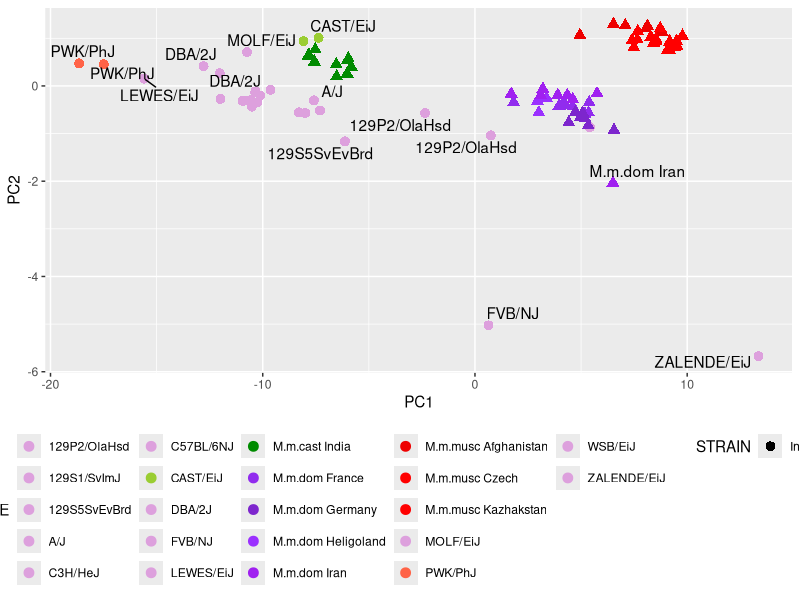
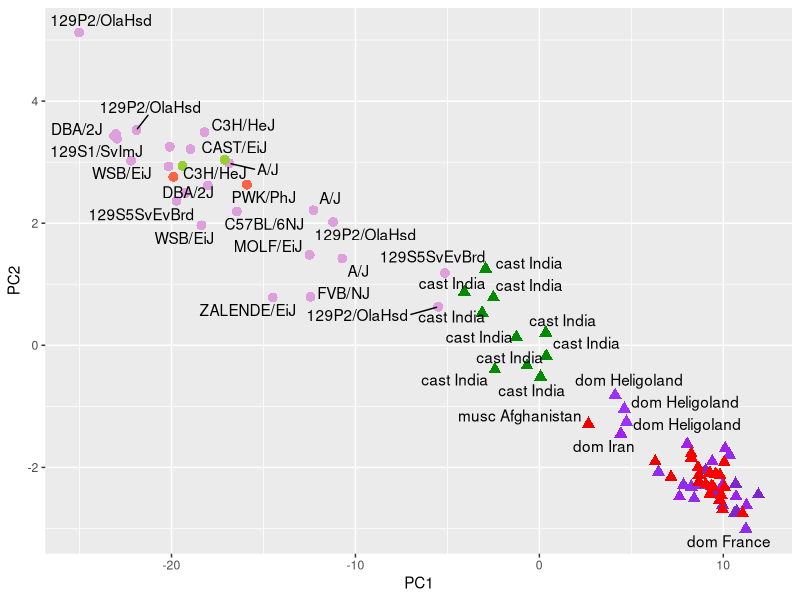

These figures' R source, in order:
## ---- chunk 1
library(ggplot2)
library(ggrepel)
#setwd('/Downloads/Figures/Figure4')
## ---- chunk 2
setwd("~/Desktop/Dumont_Lab/k-merDigging/manuscript/Supplementary/SupFigure5")
pcadf <- read.table(file = 'PCAdf.GCcorr.minor.k31.txt')

svg(filename = 'GCcorr_k31_minor__NAas0_PCA.svg', 
    width = 9, 
    height = 9)

ggplot(pcadf) +
  geom_point(aes(PC1,PC2, color = SAMPLE, shape = STRAIN), size = 3) +
  scale_color_manual(values = c("plum","plum","plum","plum","plum","plum","yellowgreen","plum","plum","plum","green4","purple2","purple3","purple1","purple","red2","red1","red","plum","tomato","plum","plum")) +
  theme(legend.position="bottom") +
  #geom_text(aes(PC1, PC2, label= SAMPLE)) +
  geom_text_repel(aes(PC1, PC2, label= SAMPLE)) 

dev.off()


## ---- chunk 3
setwd("~/Desktop/Dumont_Lab/k-merDigging/manuscript/Supplementary/SupFigure5")
pcadf <- read.table(file = 'PCAdf.GCcorr.major.k31.txt')

svg(filename = 'GCcorr_k31_major_NAas0_PCA.svg', 
    width = 9, 
    height = 7)

ggplot(pcadf) +
  geom_point(aes(PC1,PC2, color = SAMPLE, shape = STRAIN), size = 3, show.legend = FALSE) +
  scale_color_manual(values = c("plum","plum","plum","plum","plum","plum","green4","yellowgreen","plum","purple2","purple3","purple1","purple","plum","plum","plum","red2","red1","red","tomato","plum","plum")) +
  #geom_text(aes(PC1, PC2, label= SAMPLE)) +
  geom_text_repel(aes(PC1, PC2, label= SAMPLE))

dev.off()

